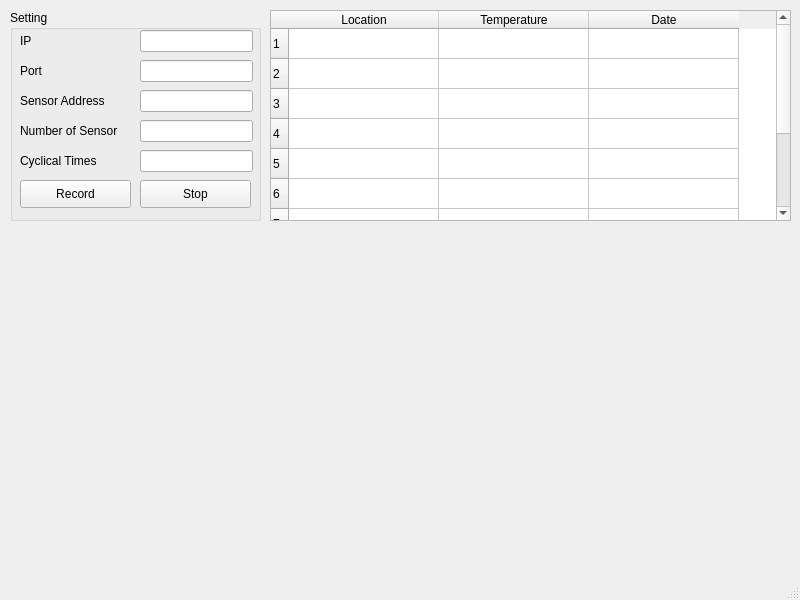
<?xml version="1.0" encoding="UTF-8"?>
<ui version="4.0">
 <class>MainWindow</class>
 <widget class="QMainWindow" name="MainWindow">
  <property name="geometry">
   <rect>
    <x>0</x>
    <y>0</y>
    <width>800</width>
    <height>600</height>
   </rect>
  </property>
  <property name="windowTitle">
   <string>MainWindow</string>
  </property>
  <widget class="QWidget" name="centralwidget">
   <widget class="QGroupBox" name="groupBox">
    <property name="geometry">
     <rect>
      <x>10</x>
      <y>10</y>
      <width>251</width>
      <height>211</height>
     </rect>
    </property>
    <property name="title">
     <string>Setting</string>
    </property>
    <widget class="QLabel" name="label">
     <property name="geometry">
      <rect>
       <x>10</x>
       <y>20</y>
       <width>58</width>
       <height>21</height>
      </rect>
     </property>
     <property name="text">
      <string>IP</string>
     </property>
    </widget>
    <widget class="QLabel" name="label_2">
     <property name="geometry">
      <rect>
       <x>10</x>
       <y>50</y>
       <width>58</width>
       <height>21</height>
      </rect>
     </property>
     <property name="text">
      <string>Port</string>
     </property>
    </widget>
    <widget class="QLabel" name="label_3">
     <property name="geometry">
      <rect>
       <x>10</x>
       <y>80</y>
       <width>111</width>
       <height>21</height>
      </rect>
     </property>
     <property name="text">
      <string>Sensor Address</string>
     </property>
    </widget>
    <widget class="QLabel" name="label_4">
     <property name="geometry">
      <rect>
       <x>10</x>
       <y>110</y>
       <width>111</width>
       <height>21</height>
      </rect>
     </property>
     <property name="text">
      <string>Number of Sensor</string>
     </property>
    </widget>
    <widget class="QLineEdit" name="lineEdit">
     <property name="geometry">
      <rect>
       <x>130</x>
       <y>20</y>
       <width>113</width>
       <height>22</height>
      </rect>
     </property>
    </widget>
    <widget class="QLineEdit" name="lineEdit_2">
     <property name="geometry">
      <rect>
       <x>130</x>
       <y>50</y>
       <width>113</width>
       <height>22</height>
      </rect>
     </property>
    </widget>
    <widget class="QLineEdit" name="lineEdit_3">
     <property name="geometry">
      <rect>
       <x>130</x>
       <y>80</y>
       <width>113</width>
       <height>22</height>
      </rect>
     </property>
    </widget>
    <widget class="QLineEdit" name="lineEdit_4">
     <property name="geometry">
      <rect>
       <x>130</x>
       <y>110</y>
       <width>113</width>
       <height>22</height>
      </rect>
     </property>
    </widget>
    <widget class="QPushButton" name="pushButton">
     <property name="geometry">
      <rect>
       <x>10</x>
       <y>170</y>
       <width>111</width>
       <height>28</height>
      </rect>
     </property>
     <property name="text">
      <string>Record</string>
     </property>
    </widget>
    <widget class="QPushButton" name="pushButton_2">
     <property name="geometry">
      <rect>
       <x>130</x>
       <y>170</y>
       <width>111</width>
       <height>28</height>
      </rect>
     </property>
     <property name="text">
      <string>Stop</string>
     </property>
    </widget>
    <widget class="QLabel" name="label_5">
     <property name="geometry">
      <rect>
       <x>10</x>
       <y>140</y>
       <width>111</width>
       <height>21</height>
      </rect>
     </property>
     <property name="text">
      <string>Cyclical Times</string>
     </property>
    </widget>
    <widget class="QLineEdit" name="lineEdit_5">
     <property name="geometry">
      <rect>
       <x>130</x>
       <y>140</y>
       <width>113</width>
       <height>22</height>
      </rect>
     </property>
    </widget>
   </widget>
   <widget class="QTableWidget" name="tableWidget">
    <property name="geometry">
     <rect>
      <x>270</x>
      <y>10</y>
      <width>521</width>
      <height>211</height>
     </rect>
    </property>
    <property name="inputMethodHints">
     <set>Qt::ImhNone</set>
    </property>
    <property name="rowCount">
     <number>10</number>
    </property>
    <attribute name="horizontalHeaderMinimumSectionSize">
     <number>31</number>
    </attribute>
    <attribute name="horizontalHeaderDefaultSectionSize">
     <number>150</number>
    </attribute>
    <attribute name="horizontalHeaderShowSortIndicator" stdset="0">
     <bool>false</bool>
    </attribute>
    <row/>
    <row/>
    <row/>
    <row/>
    <row/>
    <row/>
    <row/>
    <row/>
    <row/>
    <row/>
    <column>
     <property name="text">
      <string>Location</string>
     </property>
    </column>
    <column>
     <property name="text">
      <string>Temperature</string>
     </property>
    </column>
    <column>
     <property name="text">
      <string>Date</string>
     </property>
    </column>
   </widget>
  </widget>
  <widget class="QMenuBar" name="menubar">
   <property name="geometry">
    <rect>
     <x>0</x>
     <y>0</y>
     <width>800</width>
     <height>25</height>
    </rect>
   </property>
  </widget>
  <widget class="QStatusBar" name="statusbar"/>
 </widget>
 <resources/>
 <connections>
  <connection>
   <sender>pushButton</sender>
   <signal>clicked()</signal>
   <receiver>pushButton</receiver>
   <slot>click()</slot>
   <hints>
    <hint type="sourcelabel">
     <x>83</x>
     <y>201</y>
    </hint>
    <hint type="destinationlabel">
     <x>83</x>
     <y>198</y>
    </hint>
   </hints>
  </connection>
  <connection>
   <sender>pushButton_2</sender>
   <signal>clicked()</signal>
   <receiver>pushButton_2</receiver>
   <slot>click()</slot>
   <hints>
    <hint type="sourcelabel">
     <x>223</x>
     <y>200</y>
    </hint>
    <hint type="destinationlabel">
     <x>223</x>
     <y>197</y>
    </hint>
   </hints>
  </connection>
 </connections>
</ui>
